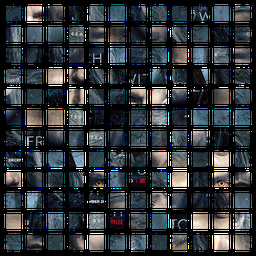
#> input picture images/the_witcher.png, 256 x 256 px, shrunk from 925 x 925 before the run
$ python run.py --image images/the_witcher.png --output out.png --size 100
#> lines starting #> are read from the running program, lines starting #| are printed output that depends on the picture
### image_solver/image_helpers.py
import numpy as np
from .piece import Piece


def flatten_image(image, piece_size, indexed=False):
    """Converts image into list of square pieces.

    Input image is divided into square pieces of specified size and than flattened into list. Each
    list element is PIECE_SIZE x PIECE_SIZE x 3

    :params image:      Input image
    :params piece_size: Size of single square piece. Each piece is PIECE_SIZE x PIECE_SIZE
    :params indexed:    If True list of Pieces with IDs will be returned, otherwise just plain list
                        of ndarray pieces
    """
    offset = int(piece_size / 2)
    rows, columns = (int((image.shape[0] - offset) // piece_size // 1.5),
                     int((image.shape[1] - offset) // piece_size // 1.5))
    pieces = []

    # Crop pieces from original image
    for y in range(rows):
        for x in range(columns):
            left, top = offset + x * (piece_size + offset), offset + y * (piece_size + offset)
            right, bottom = left + piece_size, top + piece_size
            piece = np.empty((piece_size, piece_size, image.shape[2]))
            piece[:piece_size, :piece_size, :] = image[top:bottom, left:right, :]
            pieces.append(piece)

    if indexed:
        pieces = [Piece(value, index) for index, value in enumerate(pieces)]

    return pieces, rows, columns


def assemble_image(pieces, rows, columns):
    """Assembles image from pieces.

    Given an array of pieces and desired image dimensions, func assembles image by stacking pieces.

    :params pieces:  Image pieces as an array.
    :params rows:    Number of rows in resulting image.
    :params columns: Number of columns in resulting image.
    """
    vertical_stack = []
    for i in range(rows):
        horizontal_stack = []
        for j in range(columns):
            horizontal_stack.append(pieces[i * columns + j])
        vertical_stack.append(np.hstack(horizontal_stack))
    return np.vstack(vertical_stack).astype(np.uint8)

### image_solver/genetic_algorithm.py
from operator import attrgetter
from . import image_helpers
from .selection import roulette_selection
from .crossover import Crossover
from .individual import Individual
from .image_analysis import ImageAnalysis
from .progress_bar import print_progress


class GeneticAlgorithm:
    TERMINATION_THRESHOLD = 10

    def __init__(self, image, piece_size, population_size, generations, elite_size=2):
        self._image = image
        self._piece_size = piece_size
        self._generations = generations
        self._elite_size = elite_size
        pieces, rows, columns = image_helpers.flatten_image(image, piece_size, indexed=True)
        self._population = [Individual(pieces, rows, columns) for _ in range(population_size)]
        self._pieces = pieces

    def start_evolution(self):
        print(f"=== Pieces:      {len(self._pieces)}\n")

        ImageAnalysis.analyze_image(self._pieces)

        fittest = None
        best_fitness_score = float("-inf")
        termination_counter = 0

        for generation in range(self._generations):
            print_progress(generation, self._generations - 1, prefix="=== Solving image:  ")

            new_population = []

            elite = self._get_elite_individuals(elites=self._elite_size)
            new_population.extend(elite)

            selected_parents = roulette_selection(self._population, elites=self._elite_size)

            for first_parent, second_parent in selected_parents:
                crossover = Crossover(first_parent, second_parent)
                crossover.run()
                child = crossover.child()
                new_population.append(child)

            fittest = self._best_individual()

            if fittest.fitness <= best_fitness_score:
                termination_counter += 1
            else:
                best_fitness_score = fittest.fitness

            if termination_counter == self.TERMINATION_THRESHOLD:
                print("\n\n=== GA terminated")
                print(f"=== There was no improvement for {self.TERMINATION_THRESHOLD} generations")
                return fittest

            self._population = new_population
        return fittest

    def _get_elite_individuals(self, elites):
        """Returns first 'elite_count' fittest individuals from population"""
        return sorted(self._population, key=attrgetter("fitness"))[-elites:]

    def _best_individual(self):
        """Returns the fittest individual from population"""
        return max(self._population, key=attrgetter("fitness"))

### image_solver/individual.py
import numpy as np
from . import image_helpers
from .image_analysis import ImageAnalysis


class Individual:
    """Class representing possible solution to image puzzle.

    Individual object is one of the solutions to the problem
    (possible arrangement of the image's pieces).
    It is created by random shuffling initial image.

    :param pieces:  Array of pieces representing initial image.
    :param rows:    Number of rows in input image
    :param columns: Number of columns in input image
    """

    FITNESS_FACTOR = 1000

    def __init__(self, pieces, rows, columns, shuffle=True):
        self.pieces = pieces[:]
        self.rows = rows
        self.columns = columns
        self._fitness = None

        if shuffle:
            self._pieces = self.pieces[1:]
            np.random.shuffle(self._pieces)
            self.pieces = [self.pieces[0]] + self._pieces

        # Map piece ID to index in Individual's list
        self._piece_mapping = {piece.id: index for index, piece in enumerate(self.pieces)}

    def __getitem__(self, key):
        return self.pieces[key * self.columns:(key + 1) * self.columns]

    @property
    def fitness(self):
        """Evaluates fitness value.

        Fitness value is calculated as sum of dissimilarity measures between each adjacent pieces.

        """
        if self._fitness is None:
            fitness_value = 1 / self.FITNESS_FACTOR
            # For each two adjacent pieces in rows
            for i in range(self.rows):
                for j in range(self.columns - 1):
                    ids = (self[i][j].id, self[i][j + 1].id)
                    fitness_value += ImageAnalysis.get_dissimilarity(ids, orientation="LR")
            # For each two adjacent pieces in columns
            for i in range(self.rows - 1):
                for j in range(self.columns):
                    ids = (self[i][j].id, self[i + 1][j].id)
                    fitness_value += ImageAnalysis.get_dissimilarity(ids, orientation="TD")

            self._fitness = self.FITNESS_FACTOR / fitness_value

        return self._fitness

    def piece_size(self):
        """Returns single piece size"""
        return self.pieces[0].size

    def piece_by_id(self, identifier):
        """"Return specific piece from individual"""
        return self.pieces[self._piece_mapping[identifier]]

    def to_image(self):
        """Converts individual to showable image"""
        pieces = [piece.image for piece in self.pieces]
        return image_helpers.assemble_image(pieces, self.rows, self.columns)

    # [14 lines left out: function edge, not called in this run]

### image_solver/image_analysis.py
from .fitness import dissimilarity_measure
from .progress_bar import print_progress


class ImageAnalysis:
    """Cache for dissimilarity measures of individuals

    Class have static lookup table where keys are Piece's id's. For each pair image pieces there is
    a map with values representing dissimilarity measure between them. Each next generation have
    greater chance to use cached value instead of calculating measure again.

    Attributes:
        dissimilarity_measures  Dictionary with cached dissimilarity measures for image pieces
        best_match_table        Dictionary with best matching piece for each edge and each piece
    """
    dissimilarity_measures = {}
    best_match_table = {}

    @classmethod
    def analyze_image(cls, pieces):
        for piece in pieces:
            # For each edge we keep best matches as a sorted list. Edges with lower
            # dissimilarity_measure have higher priority.
            cls.best_match_table[piece.id] = {
                "T": [],
                "R": [],
                "D": [],
                "L": []
            }

        # [5 lines left out: function update_best_match_table, not called in this run]

        # Calculate dissimilarity measures and best matches for each piece.
        iterations = len(pieces) - 1
        for first in range(iterations):
            print_progress(first, iterations - 1, prefix="=== Analyzing image:")
            for second in range(first + 1, len(pieces)):
                for orientation in ["LR", "TD"]:
                    update_best_match_table(pieces[first], pieces[second])
                    update_best_match_table(pieces[second], pieces[first])

        for piece in pieces:
            for orientation in ["T", "L", "R", "D"]:
                cls.best_match_table[piece.id][orientation].sort(key=lambda x: x[1])

    # [29 lines left out: functions put_dissimilarity, get_dissimilarity, best_match, not called in this run]

### image_solver/selection.py
"""Selects fittest individuals from given population."""
import random
import bisect


def roulette_selection(population, elites=4):
    """Roulette wheel selection.

    Each individual is selected to reproduce, with probability directly proportional to its fitness
    score.

    :params population: Collection of the individuals for selecting.
    :params elite:      Number of elite individuals passed to next generation.
    """
    fitness_values = [individual.fitness for individual in population]
    probability_intervals = [sum(fitness_values[:i + 1]) for i in range(len(fitness_values))]

    def select_individual():
        """Selects random individual from population based on fittest value"""
        random_select = random.uniform(0, probability_intervals[-1])
        selected_index = bisect.bisect_left(probability_intervals, random_select)
        return population[selected_index]

    selected = []
    for i in range(len(population) - elites):
        first, second = select_individual(), select_individual()
        selected.append((first, second))

    return selected

### image_solver/piece.py
class Piece:
    """Represents single image piece.

    Each piece has identifier so it can be tracked across different individuals.

    :param image: ndarray representing piece's RGB values
    :param index: Unique id withing piece's parent image
    """
    def __init__(self, image, index):
        self.image = image[:]
        self.id = index

    def __getitem__(self, index):
        return self.image.__getitem__(index)

    def size(self):
        """Returns piece size"""
        return self.image.shape[0]

    def shape(self):
        """Returns shape of piece's image"""
        return self.image.shape

### image_solver/crossover.py
import heapq

from .image_analysis import ImageAnalysis
from .individual import Individual

SHARED_PIECE_PRIORITY = -10
BUDDY_PIECE_PRIORITY = -1


class Crossover:

    def __init__(self, first_parent, second_parent):
        self._parents = (first_parent, second_parent)
        self._pieces_length = len(first_parent.pieces)
        self._child_rows = first_parent.rows
        self._child_columns = first_parent.columns

        # Borders of growing kernel
        self._min_row = 0
        self._max_row = 0
        self._min_column = 0
        self._max_column = 0

        self._kernel = {}
        self._taken_positions = set()

        # Priority queue
        self._candidate_pieces = []

    def child(self):
        pieces = [None] * self._pieces_length

        for piece, (row, column) in self._kernel.items():
            index = (row - self._min_row) * self._child_columns + (column - self._min_column)
            pieces[index] = self._parents[0].piece_by_id(piece)

        return Individual(pieces, self._child_rows, self._child_columns, shuffle=False)

    def run(self):
        self._initialize_kernel()

        while len(self._candidate_pieces) > 0:
            _, (position, piece_id), relative_piece = heapq.heappop(self._candidate_pieces)

            if position in self._taken_positions:
                continue

            # If piece is already placed, find new piece candidate and put it back to
            # priority queue
            if piece_id in self._kernel:
                self.add_piece_candidate(relative_piece[0], relative_piece[1], position)
                continue

            self._put_piece_to_kernel(piece_id, position)

    def _initialize_kernel(self):
        root_piece = self._parents[0].pieces[0]
        self._put_piece_to_kernel(root_piece.id, (0, 0))

    def _put_piece_to_kernel(self, piece_id, position):
        self._kernel[piece_id] = position
        self._taken_positions.add(position)
        self._update_candidate_pieces(piece_id, position)

    def _update_candidate_pieces(self, piece_id, position):
        available_boundaries = self._available_boundaries(position)

        for orientation, position in available_boundaries:
            self.add_piece_candidate(piece_id, orientation, position)

    # [38 lines left out: functions add_piece_candidate, _get_shared_piece, _get_buddy_piece, _get_best_match_piece, not called in this run]

    def _add_shared_piece_candidate(self, piece_id, position, relative_piece):
        piece_candidate = (SHARED_PIECE_PRIORITY, (position, piece_id), relative_piece)
        heapq.heappush(self._candidate_pieces, piece_candidate)

    def _add_buddy_piece_candidate(self, piece_id, position, relative_piece):
        piece_candidate = (BUDDY_PIECE_PRIORITY, (position, piece_id), relative_piece)
        heapq.heappush(self._candidate_pieces, piece_candidate)

    def _add_best_match_piece_candidate(self, piece_id, position, priority, relative_piece):
        piece_candidate = (priority, (position, piece_id), relative_piece)
        heapq.heappush(self._candidate_pieces, piece_candidate)

    def _available_boundaries(self, row_and_column):
        (row, column) = row_and_column
        boundaries = []

        if not self._is_kernel_full():
            positions = {
                "T": (row - 1, column),
                "R": (row, column + 1),
                "D": (row + 1, column),
                "L": (row, column - 1)
            }

            for orientation, position in positions.items():
                if position not in self._taken_positions and self._is_in_range(position):
                    self._update_kernel_boundaries(position)
                    boundaries.append((orientation, position))

        return boundaries

    def _is_kernel_full(self):
        return len(self._kernel) == self._pieces_length

    def _is_in_range(self, row_and_column):
        (row, column) = row_and_column
        return self._is_row_in_range(row) and self._is_column_in_range(column)

    def _is_row_in_range(self, row):
        current_rows = abs(min(self._min_row, row)) + abs(max(self._max_row, row))
        return current_rows < self._child_rows

    def _is_column_in_range(self, column):
        current_columns = abs(min(self._min_column, column)) + abs(max(self._max_column, column))
        return current_columns < self._child_columns

    # [6 lines left out: function _update_kernel_boundaries, not called in this run]

    def _is_valid_piece(self, piece_id):
        return piece_id is not None and piece_id not in self._kernel


# [7 lines left out: function complementary_orientation, not called in this run]

### image_solver/progress_bar.py
# -*- coding: utf-8 -*-

import sys


def print_progress(iteration, total, prefix="", suffix="", decimals=1, bar_length=50):
    """ Call in a loop to create terminal progress bar"""
    str_format = "{0:." + str(decimals) + "f}"
    percents = str_format.format(100 * (iteration / float(total)))
    filled_length = int(round(bar_length * iteration / float(total)))
    bar = "\033[32m█\033[0m" * filled_length + "\033[31m-\033[0m" * (bar_length - filled_length)

    sys.stdout.write(f"\r{prefix: <16} {bar} {percents}{'%'} {suffix}")

    if iteration == total:
        sys.stdout.write("\n")
    sys.stdout.flush()

### run.py
import argparse

import cv2
from time import time
from image_solver.genetic_algorithm import GeneticAlgorithm

GENERATIONS = 20
POPULATION = 200


def parse_arguments():
    """Parses input arguments required to solve the image"""
    parser = argparse.ArgumentParser()
    parser.add_argument("-i", "--image", type=str, default="out.jpg", help="Input image.", required=True)
    parser.add_argument("-o", "--output", required=True, help="output path of the image")
    parser.add_argument("-s", "--size", type=int, help="Single piece size in pixels.", required=True)
    parser.add_argument("-g", "--generations", type=int, default=GENERATIONS)
    parser.add_argument("-p", "--population", type=int, default=POPULATION)
    return parser.parse_args()


if __name__ == "__main__":
    args = parse_arguments()

    image = cv2.imread(args.image)
#> image is the input picture: shape (256, 256, 3); mean B, G, R 55.3, 50.9, 45.6

    print(f"\n=== Population:  {args.population}")
    print(f"=== Generations: {args.generations}")
    print(f"=== Piece size:  {args.size} px")

    start = time()
    algorithm = GeneticAlgorithm(image, args.size, args.population, args.generations)
#> after the loop in flatten_image, `for y in range(rows):`:
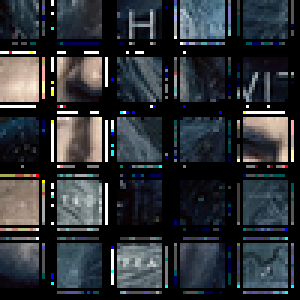
#> piece: shape (100, 100, 3) float64 (shown 3 times larger); mean B, G, R 54.1, 49.8, 45.7
#> after the loop in flatten_image, `for y in range(rows):`: pieces = 1 item
#> in __init__, `pieces, rows, columns = image_helpers.flatten_image(image, piece_size,..`: rows = 1
#> in __init__, `self.pieces = pieces[:]`: self.pieces = 1 item
#> in __init__, `self.rows = rows`: self.rows = 1
#> in __init__, `self._pieces = self.pieces[1:]`: self._pieces = []
#> in __init__, `self._piece_mapping = {piece.id: index for index, piece in enumerate(s..`: self._piece_mapping = {0: 0}
#> in __init__, `self._population = [Individual(pieces, rows, columns) for _ in range(p..`: self._population = 200 items
#> in __init__, `self._pieces = pieces`: self._pieces = 1 item
    solution = algorithm.start_evolution()
#| === Pieces:      1
#> the loop in analyze_image, `for piece in pieces:` made 1 pass
#> in analyze_image, `iterations = len(pieces) - 1`: iterations = 0
#> the loop in start_evolution, `for generation in range(self._generations):` made 11 passes
    end = time()

    print(f"\n=== Done in {end - start:.2f} s")

    solution_image = solution.to_image()
    solution_image_name = args.output

    cv2.imwrite(solution_image_name, solution_image)
    print(f"=== Result saved as '{solution_image_name}'")
    print("=== Done!")
